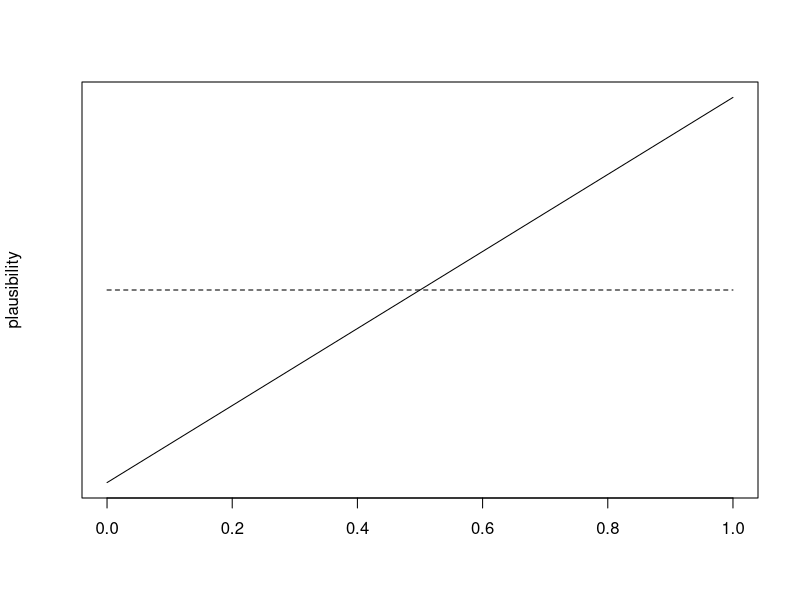
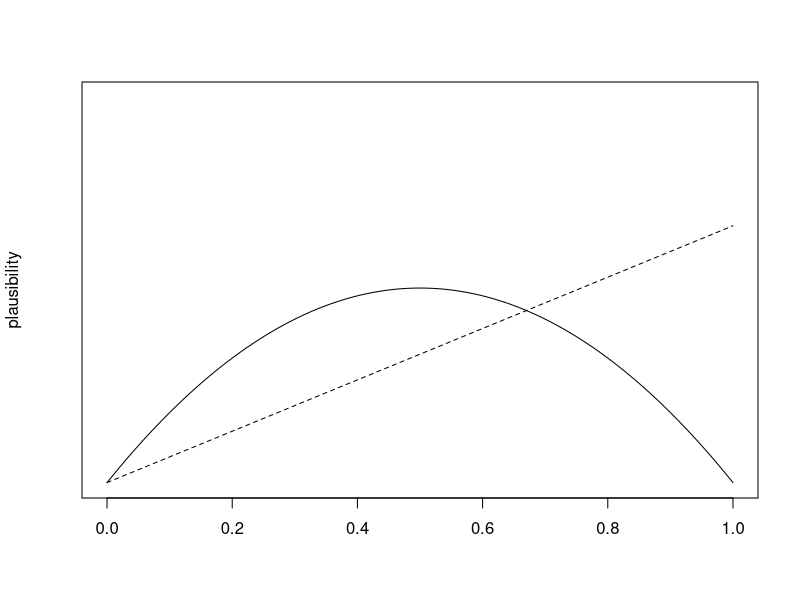

Write the R code that produced these figures, in order. (Note: this script raises an error after producing the figures.)
# Bayesian Update
# define grid
p_grid <- seq( from=0 , to=1 , length.out=100 )
# define prior
prior1 <- rep( 1 , 100 )
# compute likelihood at each value in grid
likelihood1 <- dbinom( 1 , size=1 , prob=p_grid )
# compute product of likelihood and prior
unstd.posterior1 <- likelihood1 * prior1
# standardize the posterior, so it sums to 1
posterior1 <- unstd.posterior1 / sum(unstd.posterior1)

plot(p_grid, posterior1, type="l", ylab = "plausibility", xlab="", labels=F, tick =F)
lines(p_grid, prior1-0.99,lty=2)
axis(side = 1, labels = T)

## update
# compute likelihood at each value in grid
likelihood2 <- dbinom( 0 , size=1 , prob=p_grid )
# compute product of likelihood and prior
unstd.posterior2 <- likelihood2 * posterior1
# standardize the posterior, so it sums to 1
posterior2 <- unstd.posterior2 / sum(unstd.posterior2)

plot(p_grid, posterior2, type="l", ylab = "plausibility", xlab="", labels=F, tick =F, ylim=c(0,0.03))
lines(p_grid, posterior1,lty=2)
axis(side = 1, labels = T)


plot( p_grid , posterior , type="b" ,
      xlab="probability of water" , ylab="posterior probability" )
mtext( "20 points" )